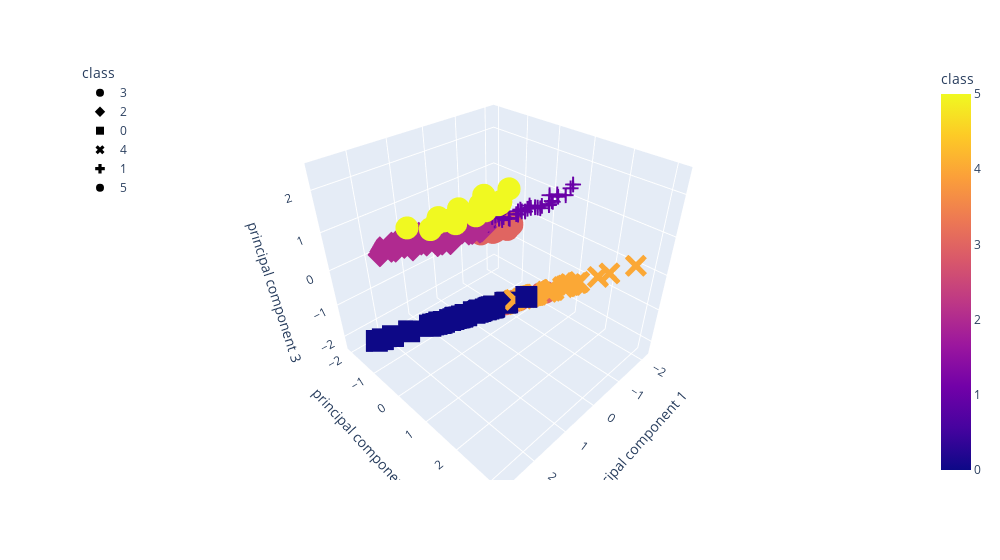

Source (notebook cell):
### Markdown cell above
7. Plot the resulting clusters, use the appropriate scatter plot depending on the number of dimensions you have.

### Code cell
fig = px.scatter_3d(
    df_shopping_pca,
    x="principal component 1",
    y="principal component 2",
    z="principal component 3",
    color="class",
    symbol="class",
    width=1000,
)
fig.update_layout(legend=dict(x=0, y=1))
fig.show()
